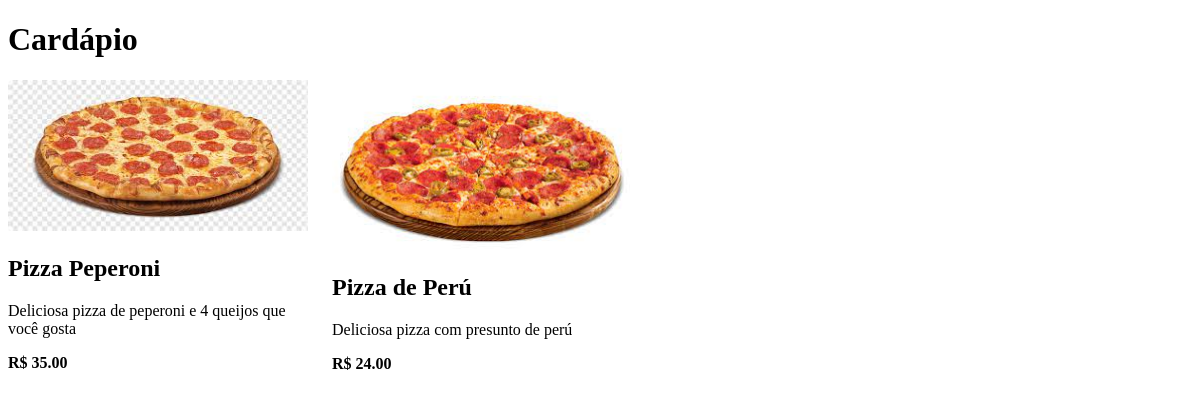
The app's page /cardapio/ with its own data.
### core/models.py (models this page shows)
class Cardapio(models.Model):
    imagem = models.ImageField(upload_to='cardapio/')
    nome = models.CharField(max_length=100)
    descricao = models.TextField()
    preco = models.DecimalField(max_digits=5, decimal_places=2)

### core/views.py (the view)
# urls.py: path('cardapio/', views.cardapio, name='cardapio'),
def cardapio(request):
    itens = Cardapio.objects.all()
    return render(request, 'cardapio.html', {'itens': itens})

### core/templates/cardapio.html (shortened to what this page needs)
<!DOCTYPE html>
<html>
<head>
</head>
<body>
    <h1>Cardápio</h1>
        {% for item in itens %}
            <div class="cardapio-item">
                <img src="{{ item.imagem.url }}" alt="{{ item.nome }}">
               <h2>{{ item.nome }}</h2>
                <p>{{ item.descricao }}</p>
                <b> R$ {{ item.preco }}</b>
            </div>
        {% endfor %}
</body>
</html>

### core/templates/cardapio.html (style rules this page uses)
.cardapio-item { display: inline-block; width: 300px; margin-right: 20px; margin-bottom: 20px; vertical-align: top; }
.cardapio-item img { width: 100%; height: auto; }

### records on screen
Cardapio: imagem (picture), nome "Pizza Peperoni", descricao "Deliciosa pizza de peperoni e 4 queijos que você gosta", preco "35.00"
Cardapio: imagem (picture), nome "Pizza de Perú", descricao "Deliciosa pizza com presunto de perú", preco "24.00"
